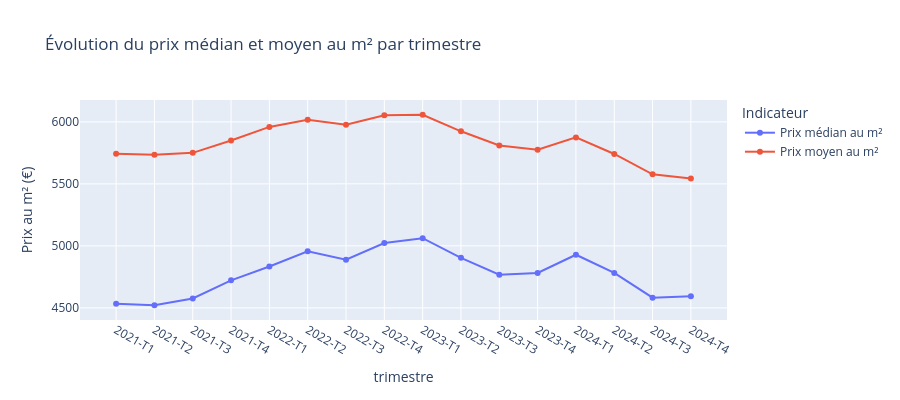
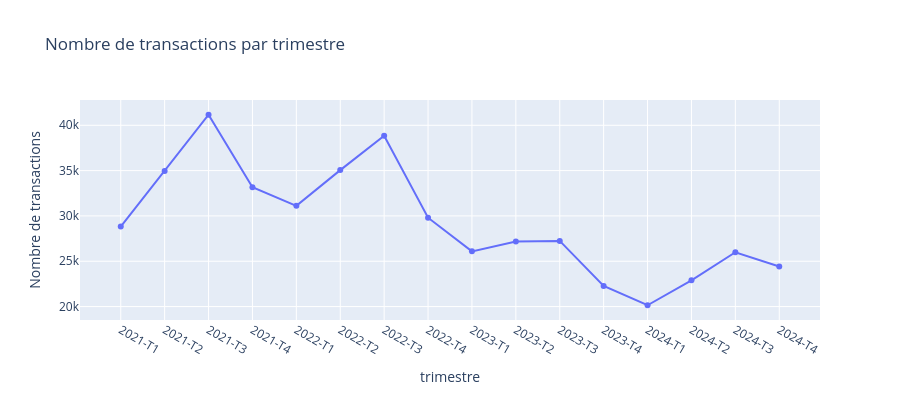

These figures' notebook cell, in order:
### Markdown cell above
#### Evolution du prix au mètre carré par trimestre

### Code cell
# Calculer le prix médian et moyen par trimestre
evolution_prix = train.groupby('trimestre')['prix_m2'].agg(['count', 'median', 'mean']).reset_index()
evolution_prix.columns = ['trimestre', 'nombre_transactions', 'prix_median_m2', 'prix_moyen_m2']

# Graphique 1 : Prix médian et moyen au m² par trimestre
fig_prix = go.Figure()
fig_prix.add_trace(go.Scatter(
    x=evolution_prix['trimestre'],
    y=evolution_prix['prix_median_m2'],
    mode='lines+markers',
    name='Prix médian au m²'
))
fig_prix.add_trace(go.Scatter(
    x=evolution_prix['trimestre'],
    y=evolution_prix['prix_moyen_m2'],
    mode='lines+markers',
    name='Prix moyen au m²'
))
fig_prix.update_layout(
    title="Évolution du prix médian et moyen au m² par trimestre",
    xaxis_title="trimestre",
    yaxis_title="Prix au m² (€)",
    hovermode='x unified',
    legend_title='Indicateur',
    height=400,
    font=dict(size=12)
)
fig_prix.show()

# Graphique 2 : Nombre de transactions par trimestre
fig_tx = go.Figure()
fig_tx.add_trace(go.Scatter(
    x=evolution_prix['trimestre'],
    y=evolution_prix['nombre_transactions'],
    mode='lines+markers',
    name='Nombre de transactions'
))
fig_tx.update_layout(
    title="Nombre de transactions par trimestre",
    xaxis_title="trimestre",
    yaxis_title="Nombre de transactions",
    hovermode='x unified',
    height=400,
    font=dict(size=12)
)
fig_tx.show()

### Figure 1 — Plotly figure (JSON) as saved in the notebook; plotly's stock layout.template omitted (floating-point values rounded to 4 significant figures)
{"data": [{"mode": "lines+markers", "name": "Prix médian au m²", "type": "scatter", "x": ["2021-T1", "2021-T2", "2021-T3", "2021-T4", "2022-T1", "2022-T2", "2022-T3", "2022-T4", "2023-T1", "2023-T2", "2023-T3", "2023-T4", "2024-T1", "2024-T2", "2024-T3", "2024-T4"], "y": [4533.0, 4521.0, 4576.0, 4722.0, 4833.0, 4956.0, 4888.0, 5023.0, 5062.0, 4904.0, 4767.0, 4781.0, 4929.0, 4782.0, 4582.0, 4593.0]}, {"mode": "lines+markers", "name": "Prix moyen au m²", "type": "scatter", "x": ["2021-T1", "2021-T2", "2021-T3", "2021-T4", "2022-T1", "2022-T2", "2022-T3", "2022-T4", "2023-T1", "2023-T2", "2023-T3", "2023-T4", "2024-T1", "2024-T2", "2024-T3", "2024-T4"], "y": [5743.0, 5734.0, 5750.0, 5849.0, 5959.0, 6017.0, 5977.0, 6054.0, 6057.0, 5924.0, 5809.0, 5776.0, 5875.0, 5741.0, 5577.0, 5544.0]}], "layout": {"font": {"size": 12}, "height": 400, "hovermode": "x unified", "legend": {"title": {"text": "Indicateur"}}, "title": {"text": "Évolution du prix médian et moyen au m² par trimestre"}, "xaxis": {"title": {"text": "trimestre"}}, "yaxis": {"title": {"text": "Prix au m² (€)"}}}}

### Figure 2 — Plotly figure (JSON) as saved in the notebook; plotly's stock layout.template omitted (floating-point values rounded to 4 significant figures)
{"data": [{"mode": "lines+markers", "name": "Nombre de transactions", "type": "scatter", "x": ["2021-T1", "2021-T2", "2021-T3", "2021-T4", "2022-T1", "2022-T2", "2022-T3", "2022-T4", "2023-T1", "2023-T2", "2023-T3", "2023-T4", "2024-T1", "2024-T2", "2024-T3", "2024-T4"], "y": [28822, 34960, 41163, 33172, 31115, 35057, 38844, 29807, 26090, 27170, 27246, 22269, 20146, 22893, 25991, 24429]}], "layout": {"font": {"size": 12}, "height": 400, "hovermode": "x unified", "title": {"text": "Nombre de transactions par trimestre"}, "xaxis": {"title": {"text": "trimestre"}}, "yaxis": {"title": {"text": "Nombre de transactions"}}}}
